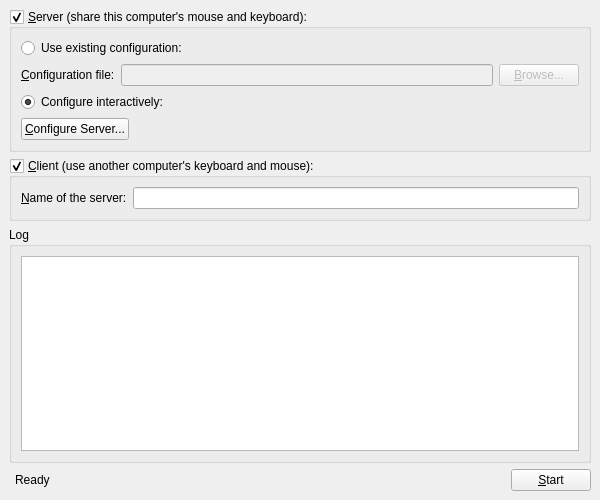
<?xml version="1.0" encoding="UTF-8"?>
<ui version="4.0">
 <class>MainWindowBase</class>
 <widget class="QMainWindow" name="MainWindowBase">
  <property name="geometry">
   <rect>
    <x>0</x>
    <y>0</y>
    <width>600</width>
    <height>500</height>
   </rect>
  </property>
  <property name="sizePolicy">
   <sizepolicy hsizetype="Fixed" vsizetype="Fixed">
    <horstretch>0</horstretch>
    <verstretch>0</verstretch>
   </sizepolicy>
  </property>
  <property name="minimumSize">
   <size>
    <width>500</width>
    <height>400</height>
   </size>
  </property>
  <property name="windowTitle">
   <string>Synergy</string>
  </property>
  <widget class="QWidget" name="centralwidget">
   <layout class="QGridLayout">
    <item row="6" column="6">
     <widget class="QPushButton" name="m_pButtonToggleStart">
      <property name="text">
       <string>&amp;Start</string>
      </property>
     </widget>
    </item>
    <item row="1" column="0" colspan="7">
     <widget class="QGroupBox" name="m_pGroupServer">
      <property name="sizePolicy">
       <sizepolicy hsizetype="Preferred" vsizetype="Fixed">
        <horstretch>0</horstretch>
        <verstretch>0</verstretch>
       </sizepolicy>
      </property>
      <property name="title">
       <string>&amp;Server (share this computer's mouse and keyboard):</string>
      </property>
      <property name="checkable">
       <bool>true</bool>
      </property>
      <property name="checked">
       <bool>true</bool>
      </property>
      <layout class="QVBoxLayout">
       <item>
        <widget class="QRadioButton" name="m_pRadioExternalConfig">
         <property name="text">
          <string>Use existing configuration:</string>
         </property>
        </widget>
       </item>
       <item>
        <layout class="QHBoxLayout">
         <item>
          <widget class="QLabel" name="m_pLabelConfigurationFile">
           <property name="text">
            <string>&amp;Configuration file:</string>
           </property>
           <property name="buddy">
            <cstring>m_pLineEditConfigFile</cstring>
           </property>
          </widget>
         </item>
         <item>
          <widget class="QLineEdit" name="m_pLineEditConfigFile">
           <property name="enabled">
            <bool>false</bool>
           </property>
          </widget>
         </item>
         <item>
          <widget class="QPushButton" name="m_pButtonBrowseConfigFile">
           <property name="enabled">
            <bool>false</bool>
           </property>
           <property name="text">
            <string>&amp;Browse...</string>
           </property>
          </widget>
         </item>
        </layout>
       </item>
       <item>
        <widget class="QRadioButton" name="m_pRadioInternalConfig">
         <property name="text">
          <string>Configure interactively:</string>
         </property>
         <property name="checked">
          <bool>true</bool>
         </property>
        </widget>
       </item>
       <item>
        <layout class="QHBoxLayout">
         <item>
          <widget class="QPushButton" name="m_pButtonConfigureServer">
           <property name="text">
            <string>&amp;Configure Server...</string>
           </property>
          </widget>
         </item>
         <item>
          <spacer>
           <property name="orientation">
            <enum>Qt::Horizontal</enum>
           </property>
           <property name="sizeHint" stdset="0">
            <size>
             <width>40</width>
             <height>20</height>
            </size>
           </property>
          </spacer>
         </item>
        </layout>
       </item>
      </layout>
     </widget>
    </item>
    <item row="2" column="0" colspan="7">
     <widget class="QGroupBox" name="m_pGroupClient">
      <property name="sizePolicy">
       <sizepolicy hsizetype="Preferred" vsizetype="Fixed">
        <horstretch>0</horstretch>
        <verstretch>0</verstretch>
       </sizepolicy>
      </property>
      <property name="title">
       <string>&amp;Client (use another computer's keyboard and mouse):</string>
      </property>
      <property name="checkable">
       <bool>true</bool>
      </property>
      <layout class="QGridLayout">
       <item row="0" column="0">
        <widget class="QLabel" name="m_pLabelServerName">
         <property name="text">
          <string>&amp;Name of the server:</string>
         </property>
         <property name="buddy">
          <cstring>m_pLineEditHostname</cstring>
         </property>
        </widget>
       </item>
       <item row="0" column="1">
        <widget class="QLineEdit" name="m_pLineEditHostname"/>
       </item>
      </layout>
     </widget>
    </item>
    <item row="6" column="1">
     <widget class="QLabel" name="m_pStatusLabel">
      <property name="text">
       <string>Ready</string>
      </property>
     </widget>
    </item>
    <item row="3" column="0" colspan="7">
     <widget class="QGroupBox" name="m_pGroupLog">
      <property name="title">
       <string>Log</string>
      </property>
      <layout class="QVBoxLayout" name="verticalLayout">
       <item>
        <widget class="QTextEdit" name="m_pLogOutput">
         <property name="sizePolicy">
          <sizepolicy hsizetype="Expanding" vsizetype="Expanding">
           <horstretch>0</horstretch>
           <verstretch>0</verstretch>
          </sizepolicy>
         </property>
         <property name="font">
          <font>
           <family>Courier</family>
          </font>
         </property>
         <property name="autoFillBackground">
          <bool>false</bool>
         </property>
         <property name="undoRedoEnabled">
          <bool>false</bool>
         </property>
         <property name="lineWrapMode">
          <enum>QTextEdit::NoWrap</enum>
         </property>
         <property name="readOnly">
          <bool>true</bool>
         </property>
        </widget>
       </item>
      </layout>
     </widget>
    </item>
    <item row="6" column="5">
     <spacer>
      <property name="orientation">
       <enum>Qt::Horizontal</enum>
      </property>
      <property name="sizeHint" stdset="0">
       <size>
        <width>40</width>
        <height>20</height>
       </size>
      </property>
     </spacer>
    </item>
    <item row="6" column="2">
     <widget class="QLabel" name="m_pUpdateIcon">
      <property name="text">
       <string/>
      </property>
      <property name="pixmap">
       <pixmap resource="Synergy.qrc">:/res/icons/16x16/warning.png</pixmap>
      </property>
     </widget>
    </item>
    <item row="6" column="3">
     <widget class="QLabel" name="m_pUpdateLabel">
      <property name="text">
       <string/>
      </property>
     </widget>
    </item>
   </layout>
  </widget>
  <action name="m_pActionAbout">
   <property name="text">
    <string>&amp;About Synergy...</string>
   </property>
  </action>
  <action name="m_pActionQuit">
   <property name="text">
    <string>&amp;Quit</string>
   </property>
   <property name="statusTip">
    <string>Quit</string>
   </property>
   <property name="shortcut">
    <string>Ctrl+Q</string>
   </property>
  </action>
  <action name="m_pActionStartSynergy">
   <property name="text">
    <string>&amp;Start</string>
   </property>
   <property name="statusTip">
    <string>Run</string>
   </property>
   <property name="shortcut">
    <string>Ctrl+S</string>
   </property>
  </action>
  <action name="m_pActionStopSynergy">
   <property name="enabled">
    <bool>false</bool>
   </property>
   <property name="text">
    <string>S&amp;top</string>
   </property>
   <property name="statusTip">
    <string>Stop</string>
   </property>
   <property name="shortcut">
    <string>Ctrl+T</string>
   </property>
  </action>
  <action name="actionShowStatus">
   <property name="text">
    <string>S&amp;how Status</string>
   </property>
   <property name="shortcut">
    <string>Ctrl+H</string>
   </property>
  </action>
  <action name="m_pActionMinimize">
   <property name="text">
    <string>&amp;Minimize</string>
   </property>
  </action>
  <action name="m_pActionRestore">
   <property name="text">
    <string>&amp;Restore</string>
   </property>
  </action>
  <action name="m_pActionSave">
   <property name="text">
    <string>Save configuration &amp;as...</string>
   </property>
   <property name="statusTip">
    <string>Save the interactively generated server configuration to a file.</string>
   </property>
   <property name="shortcut">
    <string>Ctrl+Alt+S</string>
   </property>
  </action>
  <action name="m_pActionSettings">
   <property name="text">
    <string>Settings</string>
   </property>
   <property name="statusTip">
    <string>Edit settings</string>
   </property>
  </action>
  <action name="m_pActionServices">
   <property name="text">
    <string>Services</string>
   </property>
  </action>
 </widget>
 <resources>
  <include location="Synergy.qrc"/>
 </resources>
 <connections>
  <connection>
   <sender>m_pButtonToggleStart</sender>
   <signal>clicked()</signal>
   <receiver>m_pActionStartSynergy</receiver>
   <slot>trigger()</slot>
   <hints>
    <hint type="sourcelabel">
     <x>361</x>
     <y>404</y>
    </hint>
    <hint type="destinationlabel">
     <x>-1</x>
     <y>-1</y>
    </hint>
   </hints>
  </connection>
  <connection>
   <sender>m_pRadioExternalConfig</sender>
   <signal>toggled(bool)</signal>
   <receiver>m_pLineEditConfigFile</receiver>
   <slot>setEnabled(bool)</slot>
   <hints>
    <hint type="sourcelabel">
     <x>156</x>
     <y>179</y>
    </hint>
    <hint type="destinationlabel">
     <x>169</x>
     <y>209</y>
    </hint>
   </hints>
  </connection>
  <connection>
   <sender>m_pRadioExternalConfig</sender>
   <signal>toggled(bool)</signal>
   <receiver>m_pButtonBrowseConfigFile</receiver>
   <slot>setEnabled(bool)</slot>
   <hints>
    <hint type="sourcelabel">
     <x>353</x>
     <y>182</y>
    </hint>
    <hint type="destinationlabel">
     <x>356</x>
     <y>211</y>
    </hint>
   </hints>
  </connection>
  <connection>
   <sender>m_pRadioInternalConfig</sender>
   <signal>toggled(bool)</signal>
   <receiver>m_pButtonConfigureServer</receiver>
   <slot>setEnabled(bool)</slot>
   <hints>
    <hint type="sourcelabel">
     <x>204</x>
     <y>244</y>
    </hint>
    <hint type="destinationlabel">
     <x>212</x>
     <y>274</y>
    </hint>
   </hints>
  </connection>
 </connections>
</ui>
